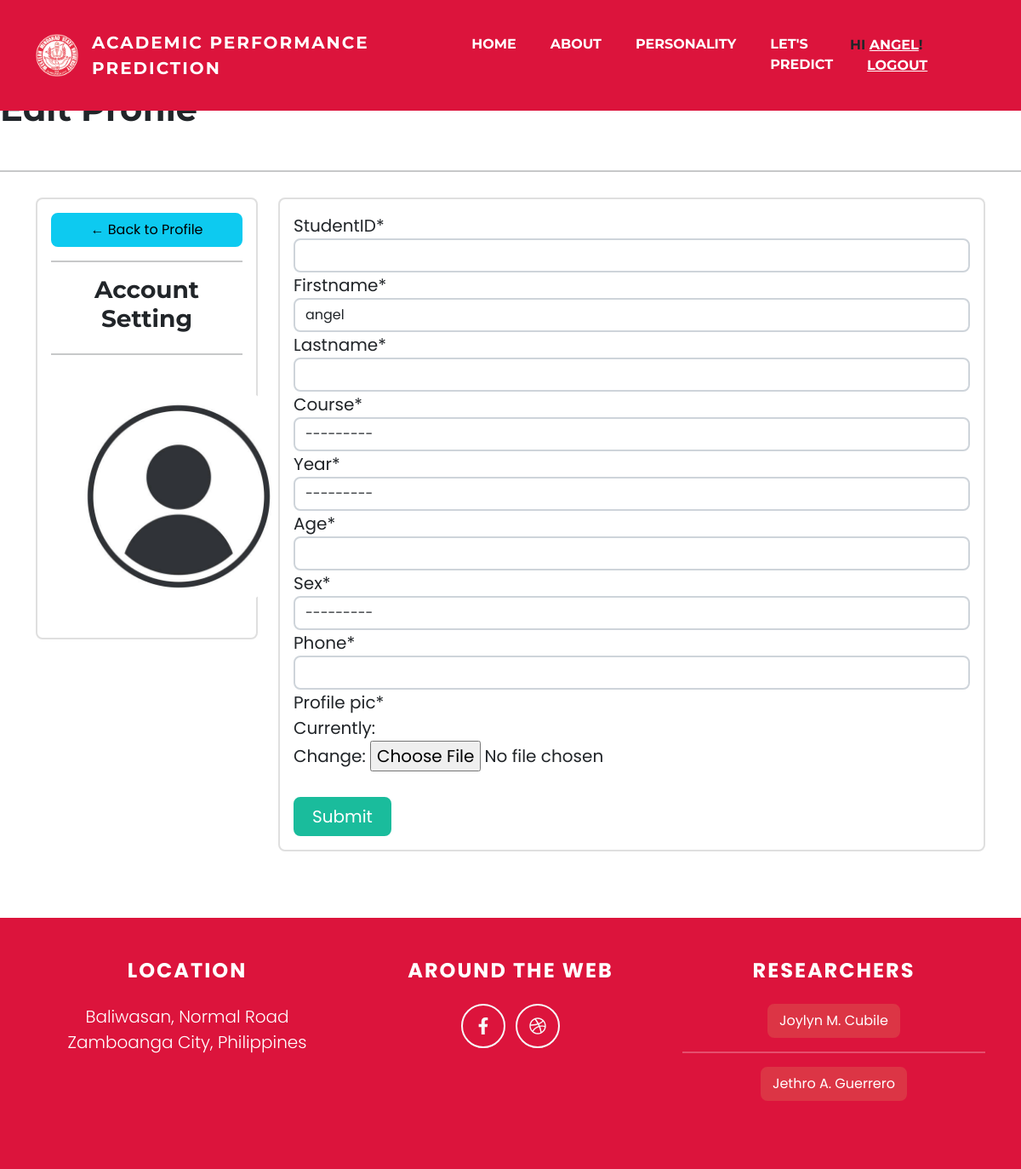
The app's page /edit_profile/ (signed in), older data.
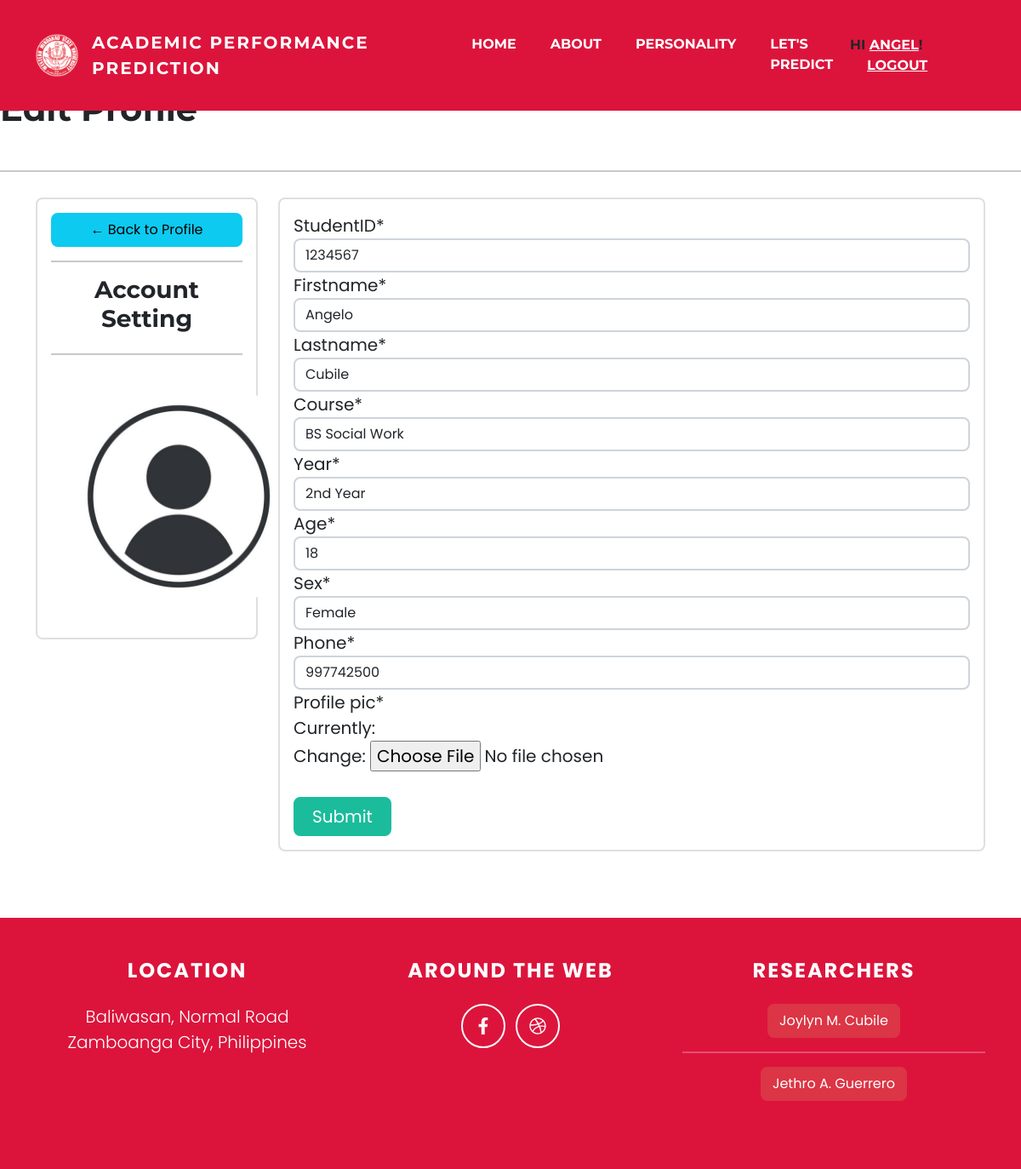
The same page, newer data.
### thesis/models.py (models this page shows, shortened)
class student(models.Model):
    user = models.OneToOneField(User, null=True, blank=True, on_delete=models.CASCADE)
    studentID = models.CharField(max_length=100, null=True)
    firstname = models.CharField(max_length=100, null=True)
    lastname = models.CharField(max_length=100, null=True)
    stud_course = models.PositiveBigIntegerField(choices=COURSE, null=True, verbose_name=u"Course")
    stud_year = models.PositiveBigIntegerField(choices=YR_LEVEL, null=True, verbose_name=u"Year")
    stud_age = models.PositiveBigIntegerField(validators = [MinValueValidator(17), MaxValueValidator(40)],null=True, verbose_name=u"Age")
    stud_sex = models.PositiveBigIntegerField(choices=SEX, null=True, verbose_name=u"Sex")
    phone = models.PositiveBigIntegerField(null=True)
    profile_pic = models.ImageField(default="unknown.jpg", null=True, blank=True)
    date_created = models.DateTimeField(auto_now_add=True, null=True)

### thesis/decorations.py (the view)
        def wrapper_func(request, *args, **kwargs):
            group = None
            if request.user.groups.exists():
                group = request.user.groups.all()[0].name
            if group in allowed_roles:
                return view_func(request, *args, **kwargs)
            else:
                return HttpResponse('Sorry, you are not authorized to view this page.')

### thesis/forms.py
class studentForm(forms.ModelForm):
    profile_pic = forms.ImageField(widget=CustomClearableFileInput)
    class Meta:
        model = student
        fields = '__all__'
        exclude = ['user']

### thesis/decorations.py (called while the page is built)
def allowed_users(allowed_roles=[]):
    def decorator(view_func):
        def wrapper_func(request, *args, **kwargs):
            group = None
            if request.user.groups.exists():
                group = request.user.groups.all()[0].name
            if group in allowed_roles:
                return view_func(request, *args, **kwargs)
            else:
                return HttpResponse('Sorry, you are not authorized to view this page.')
        return wrapper_func
    return decorator

### thesis/templates/accounts/edit_profile.html (shortened to what this page needs)
{% extends 'base.html' %}
{% load crispy_forms_tags %}
{% load static %}
{% block content %}
<h1>
</h1>
<br>
<hr>
<div class="row" style="margin: 30px;">
    <div class="col-md-3">
        <div class="card card-body">
            <a class="btn btn-info" href="{% url 'profile' %}"> &#8592; Back to Profile</a>
            <hr>
            <h3 style="text-align: center;">Account Setting</h3>
            <hr>
            <img class="profile-pic" src="{{request.user.student.profile_pic.url}}">
        </div>
    </div>
    <div class="col-md 9">
        <div class="card card-body">
            <form method="POST" enctype="multipart/form-data" style="font-size: 20px;">
                {{form|crispy}}
                <br>
                <input style="font-size: 20px; padding-left: 20px; padding-right: 20px;" class="btn btn-primary" type="submit" name="Save">
            </form>
        </div>
    </div>
</div>
<br>
<br>
{% endblock %}

### thesis/templates/custom_clearable_file_input.html (shortened to what this page needs)
{% include "django/forms/widgets/clearable_file_input.html" %}

Row changes from the older to the newer data that the page shows:
changed student: studentID (not shown) → "1234567"; firstname "angel" → "Angelo"; lastname (not shown) → "Cubile"; stud_course "---------" → "BS Social Work"; stud_year "---------" → "2nd Year"; stud_age (not shown) → "18"; stud_sex "---------" → "Female"; phone (not shown) → "997742500"
